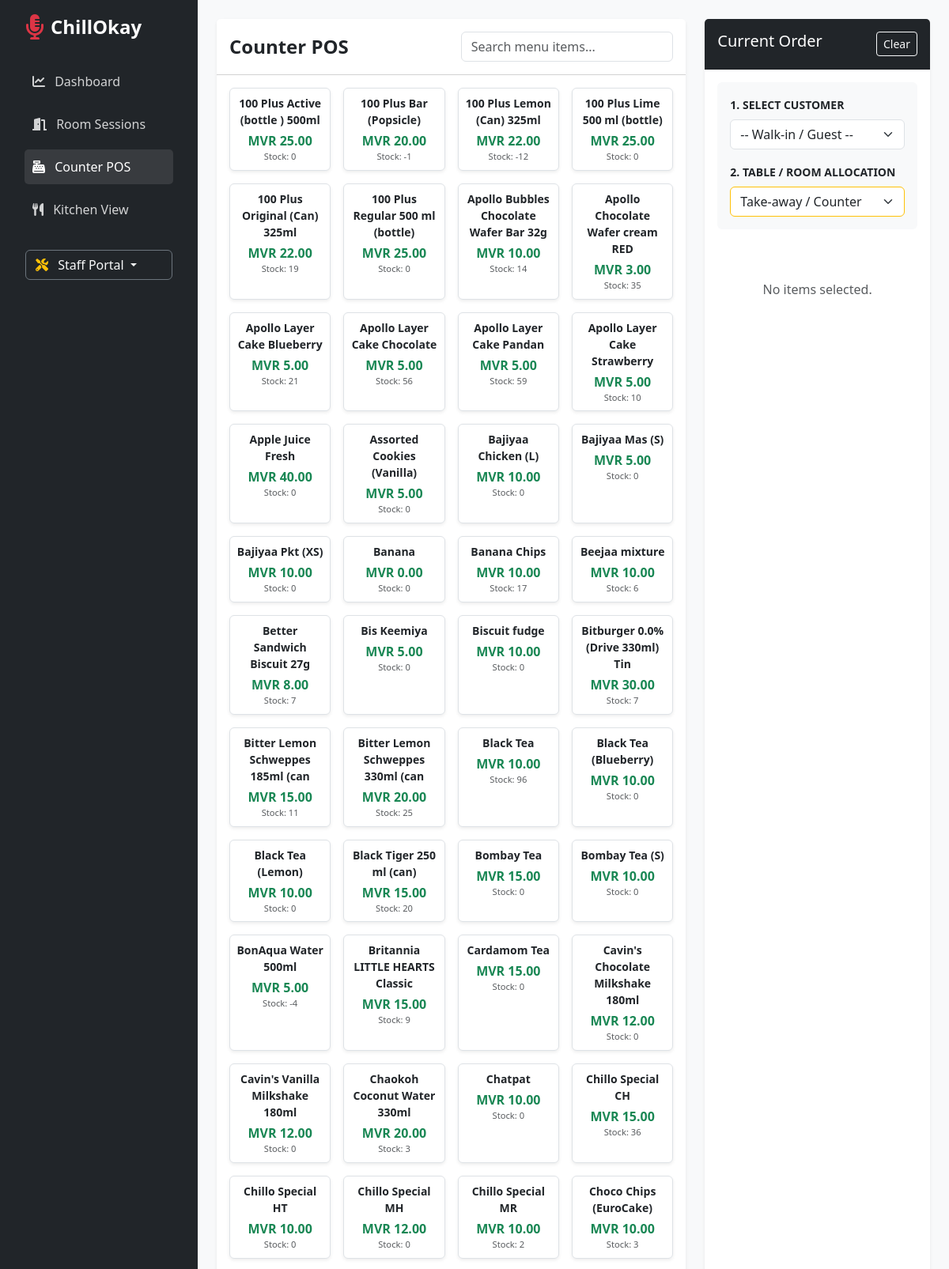
Page /pos/ (signed in, upper part) on the committed database.
### core/models.py (models this page shows, shortened)
class Product(models.Model):
    outlet = models.ForeignKey(Outlet, on_delete=models.CASCADE, related_name='products', null=True)
    name = models.CharField(max_length=200)
    sku = models.CharField(max_length=50, null=True, blank=True)
    category = models.CharField(max_length=100, blank=True, null=True)
    cost_price = models.DecimalField(max_digits=10, decimal_places=2, default=0.00)
    selling_price = models.DecimalField(max_digits=10, decimal_places=2)
    current_stock_level = models.IntegerField(default=0)
    is_favorite = models.BooleanField(default=False)
    image = models.ImageField(upload_to='products/', blank=True, null=True)

### core/views.py (the view)
# urls.py: path('pos/', views.record_sale, name='record_sale'),
@login_required
def record_sale(request):
    outlet = get_user_outlet(request.user)
    products = Product.objects.filter(outlet=outlet).order_by('name')
    customers = Customer.objects.filter(outlet=outlet).order_by('name')
    categories = Product.objects.filter(outlet=outlet).values_list('category', flat=True).distinct().order_by('category')
    categories = [c for c in categories if c] # Remove empty categories
    favorites = products.filter(is_favorite=True)
    return render(request, 'core/pos.html', {
        'products': products,
        'customers': customers,
        'categories': categories,
        'favorites': favorites,
        'outlet': outlet
    })

### core/multi_tenant.py (called while the page is built, shortened)
def get_user_outlet(user):
    try:
        if hasattr(user, 'employee') and user.employee:
            return user.employee.outlet
    except:
        pass

### core/views.py (called while the page is built)
def get_user_outlet(user):
    try:
        return user.employee.outlet
    except:
        return Outlet.objects.first()

### core/templates/core/pos.html (shortened to what this page needs)
{% extends 'base.html' %}
{% block content %}
<div class="container-fluid p-4">
    <div class="row">
        <div class="col-md-8">
            <div class="card shadow-sm border-0 mb-4">
                <div class="card-header bg-white py-3">
                    <div class="row align-items-center">
                        <div class="col-md-6">
                            <h4 class="mb-0 fw-bold">Counter POS</h4>
                        </div>
                        <div class="col-md-6">
                            <input type="text" id="productSearch" class="form-control" placeholder="Search menu items...">
                        </div>
                    </div>
                </div>
                <div class="card-body" style="height: 75vh; overflow-y: auto;">
                    <div class="row g-3" id="productGrid">
                        {% for product in products %}
                        <div class="col-md-3 product-card" data-name="{{ product.name|lower }}">
                            <div class="card h-100 border text-center p-2 shadow-sm"
                                 onclick="addToCart('{{ product.id }}', '{{ product.name }}', '{{ product.selling_price }}')"
                                 style="cursor: pointer;">
                                <div class="fw-bold mb-1 small">{{ product.name }}</div>
                                <div class="text-success fw-bold">MVR {{ product.selling_price }}</div>
                                <div class="text-muted" style="font-size: 0.7rem;">Stock: {{ product.current_stock_level }}</div>
                            </div>
                        </div>
                        {% endfor %}
                    </div>
                </div>
            </div>
        </div>
        <div class="col-md-4">
            <div class="card shadow-sm border-0 h-100">
                <div class="card-header bg-dark text-white py-3 d-flex justify-content-between">
                    <h5 class="mb-0">Current Order</h5>
                    <button class="btn btn-sm btn-outline-light" onclick="clearCart()">Clear</button>
                </div>
                <div class="card-body d-flex flex-column">
                    <div class="bg-light p-3 rounded mb-3">
                        <div class="mb-3">
                            <label class="form-label small fw-bold text-uppercase">1. Select Customer</label>
                            <select id="customerSelect" class="form-select">
                                <option value="">-- Walk-in / Guest --</option>
                            </select>
                        </div>
                        <div class="mb-0">
                            <label class="form-label small fw-bold text-uppercase">2. Table / Room Allocation</label>
                            <select id="tableSelect" class="form-select border-warning">
                                <option value="Counter">Take-away / Counter</option>
                            </select>
                        </div>
                    </div>
                    <div id="cartItems" class="flex-grow-1 overflow-auto mb-3" style="max-height: 35vh;">
                        <p class="text-center text-muted py-5">No items selected.</p>
                    </div>
                </div>
            </div>
        </div>
    </div>
</div>
{% endblock %}

### core/templates/base.html (style rules this page uses)
body { background-color: #f8f9fa; }

### rows in the picture
Product: name "100 Plus Active (bottle ) 500ml", selling_price "25.00", current_stock_level "0"
Product: name "100 Plus Bar (Popsicle)", selling_price "20.00", current_stock_level "-1"
Product: name "100 Plus Lemon (Can) 325ml", selling_price "22.00", current_stock_level "-12"
Product: name "100 Plus Lime 500 ml (bottle)", selling_price "25.00", current_stock_level "0"
Product: name "100 Plus Original (Can) 325ml", selling_price "22.00", current_stock_level "19"
Product: name "100 Plus Regular 500 ml (bottle)", selling_price "25.00", current_stock_level "0"
Product: name "Apollo Bubbles Chocolate Wafer Bar 32g", selling_price "10.00", current_stock_level "14"
Product: name "Apollo Chocolate Wafer cream RED", selling_price "3.00", current_stock_level "35"
Product: name "Apollo Layer Cake Blueberry", selling_price "5.00", current_stock_level "21"
Product: name "Apollo Layer Cake Chocolate", selling_price "5.00", current_stock_level "56"
Product: name "Apollo Layer Cake Pandan", selling_price "5.00", current_stock_level "59"
Product: name "Apollo Layer Cake Strawberry", selling_price "5.00", current_stock_level "10"
Product: name "Apple Juice Fresh", selling_price "40.00", current_stock_level "0"
Product: name "Assorted Cookies (Vanilla)", selling_price "5.00", current_stock_level "0"
Product: name "Bajiyaa Chicken (L)", selling_price "10.00", current_stock_level "0"
Product: name "Bajiyaa Mas (S)", selling_price "5.00", current_stock_level "0"
Product: name "Bajiyaa Pkt (XS)", selling_price "10.00", current_stock_level "0"
Product: name "Banana", selling_price "0.00", current_stock_level "0"
Product: name "Banana Chips", selling_price "10.00", current_stock_level "17"
Product: name "Beejaa mixture", selling_price "10.00", current_stock_level "6"
Product: name "Better Sandwich Biscuit 27g", selling_price "8.00", current_stock_level "7"
Product: name "Bis Keemiya", selling_price "5.00", current_stock_level "0"
Product: name "Biscuit fudge", selling_price "10.00", current_stock_level "0"
Product: name "Bitburger 0.0% (Drive 330ml) Tin", selling_price "30.00", current_stock_level "7"
Product: name "Bitter Lemon Schweppes 185ml (can", selling_price "15.00", current_stock_level "11"
Product: name "Bitter Lemon Schweppes 330ml (can", selling_price "20.00", current_stock_level "25"
Product: name "Black Tea", selling_price "10.00", current_stock_level "96"
Product: name "Black Tea (Blueberry)", selling_price "10.00", current_stock_level "0"
Product: name "Black Tea (Lemon)", selling_price "10.00", current_stock_level "0"
Product: name "Black Tiger 250 ml (can)", selling_price "15.00", current_stock_level "20"
Product: name "Bombay Tea", selling_price "15.00", current_stock_level "0"
Product: name "Bombay Tea (S)", selling_price "10.00", current_stock_level "0"
Product: name "BonAqua Water 500ml", selling_price "5.00", current_stock_level "-4"
Product: name "Britannia LITTLE HEARTS Classic", selling_price "15.00", current_stock_level "9"
Product: name "Cardamom Tea", selling_price "15.00", current_stock_level "0"
Product: name "Cavin's Chocolate Milkshake 180ml", selling_price "12.00", current_stock_level "0"
Product: name "Cavin's Vanilla Milkshake 180ml", selling_price "12.00", current_stock_level "0"
Product: name "Chaokoh Coconut Water 330ml", selling_price "20.00", current_stock_level "3"
Product: name "Chatpat", selling_price "10.00", current_stock_level "0"
Product: name "Chillo Special CH", selling_price "15.00", current_stock_level "36"
Product: name "Chillo Special HT", selling_price "10.00", current_stock_level "0"
Product: name "Chillo Special MH", selling_price "12.00", current_stock_level "0"
Product: name "Chillo Special MR", selling_price "10.00", current_stock_level "2"
Product: name "Choco Chips (EuroCake)", selling_price "10.00", current_stock_level "3"
